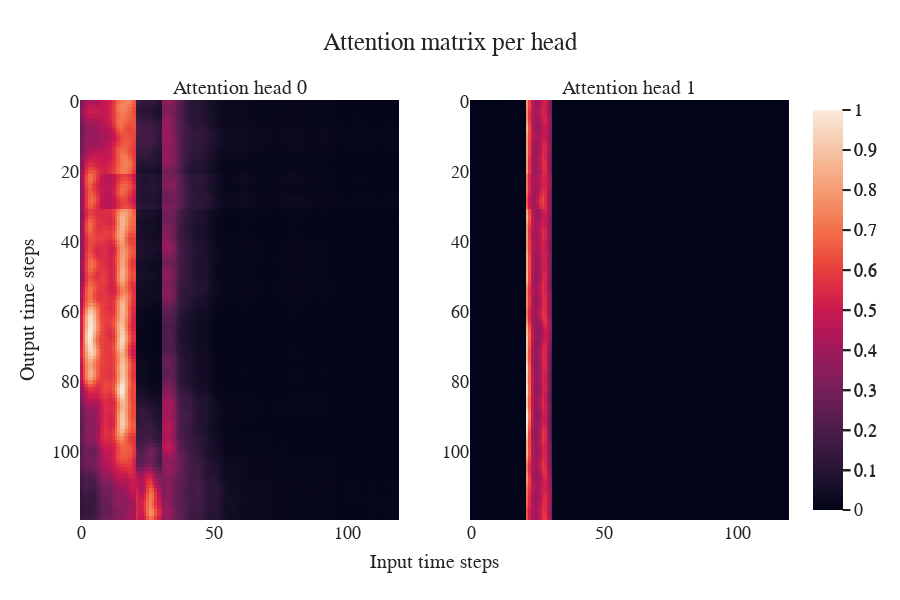

Here is the notebook cell this chart was saved with:
### Code cell
fig = make_subplots(rows=1, cols=2,
                    subplot_titles=[f'Attention head {i}' for i in range(attention_weights.shape[0])],
                    x_title='Input time steps',
                    y_title='Output time steps')

for i, head_attn in enumerate(attention_weights):
    head_attn = head_attn/np.max(head_attn.flatten())
    fig.add_trace(
        go.Heatmap(z=head_attn), row=1, col=i+1)

fig.update_layout(
    autosize=False,
    width=900,
    height=600,
    font=dict(
    family="Times new Roman",
    size=18),
    template='seaborn',
    title='Attention matrix per head',
)
fig['layout']['yaxis']['autorange'] = "reversed"
fig['layout']['yaxis2']['autorange'] = "reversed"
fig.update_annotations(font=dict(
    family="Times new Roman",
    size=20))
fig.show()

### Figure 1 — Plotly figure (JSON) as saved in the notebook; plotly's stock layout.template omitted (floating-point values rounded to 4 significant figures; data arrays with more than 128 entries replaced by an {"elided": "..."} marker saying what was removed)
{"data": [{"type": "heatmap", "xaxis": "x", "yaxis": "y", "z": {"elided": "120x120 float values"}}, {"type": "heatmap", "xaxis": "x2", "yaxis": "y2", "z": {"elided": "120x120 float values"}}], "layout": {"annotations": [{"font": {"family": "Times new Roman", "size": 20}, "showarrow": false, "text": "Attention head 0", "x": 0.225, "xanchor": "center", "xref": "paper", "y": 1, "yanchor": "bottom", "yref": "paper"}, {"font": {"family": "Times new Roman", "size": 20}, "showarrow": false, "text": "Attention head 1", "x": 0.775, "xanchor": "center", "xref": "paper", "y": 1, "yanchor": "bottom", "yref": "paper"}, {"font": {"family": "Times new Roman", "size": 20}, "showarrow": false, "text": "Input time steps", "x": 0.5, "xanchor": "center", "xref": "paper", "y": 0, "yanchor": "top", "yref": "paper", "yshift": -30}, {"font": {"family": "Times new Roman", "size": 20}, "showarrow": false, "text": "Output time steps", "textangle": -90, "x": 0, "xanchor": "right", "xref": "paper", "xshift": -40, "y": 0.5, "yanchor": "middle", "yref": "paper"}], "autosize": false, "font": {"family": "Times new Roman", "size": 18}, "height": 600, "title": {"text": "Attention matrix per head"}, "width": 900, "xaxis": {"anchor": "y", "domain": [0, 0.45]}, "xaxis2": {"anchor": "y2", "domain": [0.55, 1]}, "yaxis": {"anchor": "x", "autorange": "reversed", "domain": [0, 1]}, "yaxis2": {"anchor": "x2", "autorange": "reversed", "domain": [0, 1]}}}
